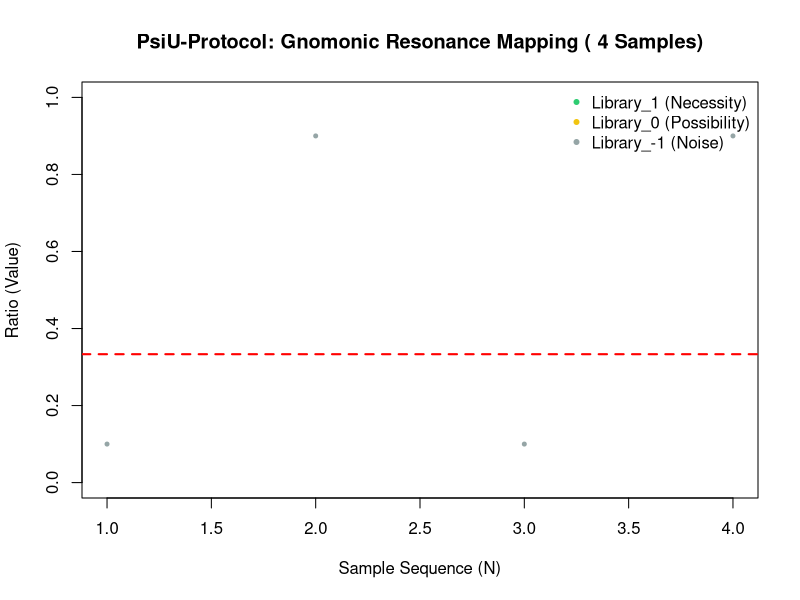

Source code (R):
# PROGETTO: PSIU-PROTOCOL (HoTT-Inspired Data Analysis)
# MOTORE  : GNOMONIC RESONANCE SIEVE v2.0 - "STRESS TEST EDITION"
# AUTORE  : Roberto Lombardi 
# LICENZA : [MIT]

target_gnomonic <- 1/3
threshold_necessity <- 0.01
threshold_possibility <- 0.10

# 1. ACQUISIZIONE DATI (Implementazione Onesta)
if (file.exists("input_potential.csv")) {
  S <- read.csv("input_potential.csv")
} else {
  stop("Errore: File input_potential.csv mancante. Caricare i dati per procedere.")
}

# 2. MOTORE DI CALCOLO (Vettorializzazione)
# Calcoliamo lo scostamento per ogni singolo punto nel dataset (che siano 4 o 1 milione)
S$scostamento <- abs(S$ratio - target_gnomonic)
S$library_status <- cut(S$scostamento,
  breaks = c(-Inf, threshold_necessity, threshold_possibility, Inf),
  labels = c("Library_1 (Necessity)", "Library_0 (Possibility)", "Library_-1 (Noise)"))

# 3. IMPLEMENTAZIONE GRAFICA SCALABILE
png("psi_u_resonance_map.png", width = 1200, height = 700, res = 120)
col_palette <- c("#2ecc71", "#f1c40f", "#95a5a6")

# Usiamo l'indice di riga come asse X per assicurarci di vedere TUTTI i campioni
plot(1:nrow(S), S$ratio, 
     col = col_palette[S$library_status],
     pch = 20, 
     cex = 0.8, # Punti piccoli per evitare sovrapposizioni
     main = paste("PsiU-Protocol: Gnomonic Resonance Mapping (", nrow(S), "Samples)"),
     xlab = "Sample Sequence (N)", 
     ylab = "Ratio (Value)",
     ylim = c(0, 1)) # Fissiamo l'asse Y per una lettura scientifica costante

abline(h = target_gnomonic, col = "red", lty = 2, lwd = 2)
legend("topright", legend = levels(S$library_status), col = col_palette, pch = 20, bty = "n")

dev.off()

# 4. EXPORT RISULTATI
write.csv(S, "results_full_analysis.csv", row.names = FALSE)
cat("Analisi completata con successo su", nrow(S), "campioni.\n")
